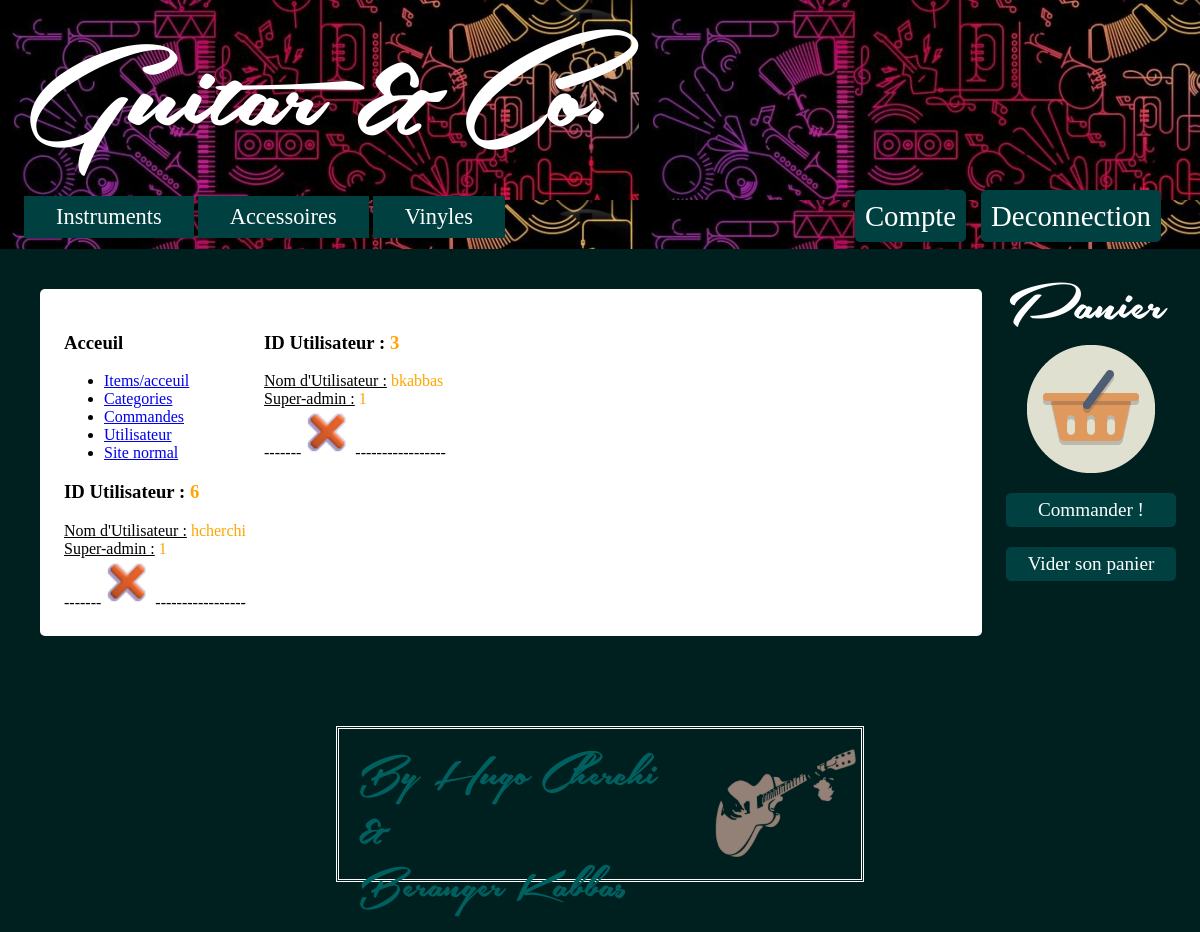
The page /user.php (signed in) on the database its author committed.
### tables this page shows
CREATE TABLE IF NOT EXISTS `users` (
  `id` int(11) NOT NULL AUTO_INCREMENT,
  `username` varchar(50) NOT NULL,
  `password` varchar(200) NOT NULL,
  `super_user` tinyint(4) NOT NULL,
  PRIMARY KEY (`id`)
);

### database_operations.php (called while the page is built, shortened)
<?php
function get_users($database)
{
	$users = array();
	$request = "SELECT * FROM users";
	$sql = mysqli_query($database, $request);
	while ($row = mysqli_fetch_assoc($sql))
	$users[] = $row;
	return $users;
}
?>

### user.php (the view, shortened to what this page needs)
<?PHP session_start();
include("elements/header.php");
$database = connect_database();
?>
<!DOCTYPE html>
<html>
	<head>
		<link rel="stylesheet" type="text/css" href="index.css">
	</head>
	<body>
		<section>
			<div class="vitrine">
					<div id="menu_admin">
					   <div class="element_menu_admin">
						   <h3>Acceuil</h3>
						   <ul>
							   <li><a href="admin.php">Items/acceuil</a></li>
							   <li><a href="categories.php">Categories</a></li>
							   <li><a href="command.php">Commandes</a></li>
							   <li><a href="user.php">Utilisateur</a></li>
							   <li><a href="index.php">Site normal</a></li>
						   </ul></div>
					</div>
					<div id="corps">
		<?php $users= get_users($database);
	foreach($users as $selected){
	?>
		<h3> ID Utilisateur :</u>  <span style="color : orange;"><?php echo "   " .$selected['id']; ?></h3></span>
		<u>Nom d'Utilisateur :</u>  <span style="color : orange;"><?php echo "   " .$selected['username']; ?></span><br>
		<u>Super-admin :</u>  <span style="color : orange;"><?php echo "   " .$selected['super_user']; ?></span><br>
	-------<a href=# onclick="JavaScript:window.open('delete_user.php?id=<?php echo $selected['id'] ?>','delete',',toolbar=no, width=300, height=200, scrollbar=no')"><img src="img/delete.png" width="50px" height="50"/></a>
	-----------------<br />
	<?php
	} close_database($database);
	?>
				</div>
			</div>
			<?PHP include("elements/panier.php"); ?>
		</section>
		<?PHP include("elements/footer.php"); ?>
	</body>
</html>

### index.css (style rules this page uses)
body { font-family: times; background-color: #002020; max-width: 1500px; margin: auto; }
section { display: flex; justify-content: space-between; }
.vitrine { min-width: 650px; flex: 3; margin: 40px; margin-right: 0; padding: 2%; border-radius: 5px; background-color: white; }
#menu_admin { float: left; width: 200px; }

### rows shown on the page
users: id "3", username "bkabbas", super_user "1"
users: id "6", username "hcherchi", super_user "1"
